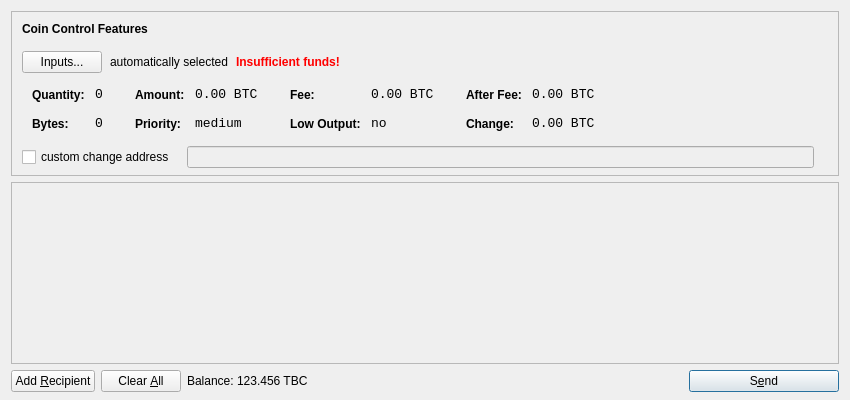
<?xml version="1.0" encoding="UTF-8"?>
<ui version="4.0">
 <class>SendCoinsDialog</class>
 <widget class="QDialog" name="SendCoinsDialog">
  <property name="geometry">
   <rect>
    <x>0</x>
    <y>0</y>
    <width>850</width>
    <height>400</height>
   </rect>
  </property>
  <property name="windowTitle">
   <string>Send Coins</string>
  </property>
  <layout class="QVBoxLayout" name="verticalLayout" stretch="0,1,0">
   <property name="bottomMargin">
    <number>8</number>
   </property>
   <item>
    <widget class="QFrame" name="frameCoinControl">
     <property name="sizePolicy">
      <sizepolicy hsizetype="Expanding" vsizetype="Expanding">
       <horstretch>0</horstretch>
       <verstretch>0</verstretch>
      </sizepolicy>
     </property>
     <property name="maximumSize">
      <size>
       <width>16777215</width>
       <height>16777215</height>
      </size>
     </property>
     <property name="frameShape">
      <enum>QFrame::StyledPanel</enum>
     </property>
     <property name="frameShadow">
      <enum>QFrame::Sunken</enum>
     </property>
     <layout class="QVBoxLayout" name="verticalLayoutCoinControl2">
      <property name="spacing">
       <number>-1</number>
      </property>
      <property name="leftMargin">
       <number>0</number>
      </property>
      <property name="topMargin">
       <number>0</number>
      </property>
      <property name="rightMargin">
       <number>0</number>
      </property>
      <property name="bottomMargin">
       <number>6</number>
      </property>
      <item>
       <layout class="QVBoxLayout" name="verticalLayoutCoinControl" stretch="0,0,0,0,1">
        <property name="spacing">
         <number>0</number>
        </property>
        <property name="leftMargin">
         <number>10</number>
        </property>
        <property name="topMargin">
         <number>10</number>
        </property>
        <item>
         <layout class="QHBoxLayout" name="horizontalLayoutCoinControl1">
          <property name="bottomMargin">
           <number>15</number>
          </property>
          <item>
           <widget class="QLabel" name="labelCoinControlFeatures">
            <property name="sizePolicy">
             <sizepolicy hsizetype="Preferred" vsizetype="Maximum">
              <horstretch>0</horstretch>
              <verstretch>0</verstretch>
             </sizepolicy>
            </property>
            <property name="font">
             <font>
              <weight>75</weight>
              <bold>true</bold>
             </font>
            </property>
            <property name="styleSheet">
             <string notr="true">font-weight:bold;</string>
            </property>
            <property name="text">
             <string>Coin Control Features</string>
            </property>
           </widget>
          </item>
         </layout>
        </item>
        <item>
         <layout class="QHBoxLayout" name="horizontalLayoutCoinControl2" stretch="0,0,0,0">
          <property name="spacing">
           <number>8</number>
          </property>
          <property name="bottomMargin">
           <number>10</number>
          </property>
          <item>
           <widget class="QPushButton" name="pushButtonCoinControl">
            <property name="styleSheet">
             <string notr="true"/>
            </property>
            <property name="text">
             <string>Inputs...</string>
            </property>
           </widget>
          </item>
          <item>
           <widget class="QLabel" name="labelCoinControlAutomaticallySelected">
            <property name="text">
             <string>automatically selected</string>
            </property>
            <property name="margin">
             <number>5</number>
            </property>
           </widget>
          </item>
          <item>
           <widget class="QLabel" name="labelCoinControlInsuffFunds">
            <property name="font">
             <font>
              <weight>75</weight>
              <bold>true</bold>
             </font>
            </property>
            <property name="styleSheet">
             <string notr="true">color:red;font-weight:bold;</string>
            </property>
            <property name="text">
             <string>Insufficient funds!</string>
            </property>
            <property name="margin">
             <number>5</number>
            </property>
           </widget>
          </item>
          <item>
           <spacer name="horizontalSpacerCoinControl">
            <property name="orientation">
             <enum>Qt::Horizontal</enum>
            </property>
            <property name="sizeHint" stdset="0">
             <size>
              <width>40</width>
              <height>1</height>
             </size>
            </property>
           </spacer>
          </item>
         </layout>
        </item>
        <item>
         <widget class="QWidget" name="widgetCoinControl" native="true">
          <property name="sizePolicy">
           <sizepolicy hsizetype="Preferred" vsizetype="Preferred">
            <horstretch>0</horstretch>
            <verstretch>0</verstretch>
           </sizepolicy>
          </property>
          <property name="minimumSize">
           <size>
            <width>0</width>
            <height>0</height>
           </size>
          </property>
          <property name="styleSheet">
           <string notr="true"/>
          </property>
          <layout class="QHBoxLayout" name="horizontalLayoutCoinControl5">
           <property name="margin">
            <number>0</number>
           </property>
           <item>
            <layout class="QHBoxLayout" name="horizontalLayoutCoinControl3" stretch="0,0,0,1">
             <property name="spacing">
              <number>20</number>
             </property>
             <property name="topMargin">
              <number>0</number>
             </property>
             <property name="bottomMargin">
              <number>10</number>
             </property>
             <item>
              <layout class="QFormLayout" name="formLayoutCoinControl1">
               <property name="horizontalSpacing">
                <number>10</number>
               </property>
               <property name="verticalSpacing">
                <number>14</number>
               </property>
               <property name="leftMargin">
                <number>10</number>
               </property>
               <property name="topMargin">
                <number>4</number>
               </property>
               <property name="rightMargin">
                <number>6</number>
               </property>
               <item row="0" column="0">
                <widget class="QLabel" name="labelCoinControlQuantityText">
                 <property name="styleSheet">
                  <string notr="true">font-weight:bold;</string>
                 </property>
                 <property name="text">
                  <string>Quantity:</string>
                 </property>
                 <property name="margin">
                  <number>0</number>
                 </property>
                </widget>
               </item>
               <item row="0" column="1">
                <widget class="QLabel" name="labelCoinControlQuantity">
                 <property name="font">
                  <font>
                   <family>Monospace</family>
                   <pointsize>10</pointsize>
                  </font>
                 </property>
                 <property name="cursor">
                  <cursorShape>IBeamCursor</cursorShape>
                 </property>
                 <property name="contextMenuPolicy">
                  <enum>Qt::ActionsContextMenu</enum>
                 </property>
                 <property name="text">
                  <string notr="true">0</string>
                 </property>
                 <property name="margin">
                  <number>0</number>
                 </property>
                 <property name="textInteractionFlags">
                  <set>Qt::LinksAccessibleByMouse|Qt::TextSelectableByKeyboard|Qt::TextSelectableByMouse</set>
                 </property>
                </widget>
               </item>
               <item row="1" column="0">
                <widget class="QLabel" name="labelCoinControlBytesText">
                 <property name="styleSheet">
                  <string notr="true">font-weight:bold;</string>
                 </property>
                 <property name="text">
                  <string>Bytes:</string>
                 </property>
                </widget>
               </item>
               <item row="1" column="1">
                <widget class="QLabel" name="labelCoinControlBytes">
                 <property name="font">
                  <font>
                   <family>Monospace</family>
                   <pointsize>10</pointsize>
                  </font>
                 </property>
                 <property name="cursor">
                  <cursorShape>IBeamCursor</cursorShape>
                 </property>
                 <property name="contextMenuPolicy">
                  <enum>Qt::ActionsContextMenu</enum>
                 </property>
                 <property name="text">
                  <string notr="true">0</string>
                 </property>
                 <property name="textInteractionFlags">
                  <set>Qt::LinksAccessibleByMouse|Qt::TextSelectableByKeyboard|Qt::TextSelectableByMouse</set>
                 </property>
                </widget>
               </item>
              </layout>
             </item>
             <item>
              <layout class="QFormLayout" name="formLayoutCoinControl2">
               <property name="horizontalSpacing">
                <number>10</number>
               </property>
               <property name="verticalSpacing">
                <number>14</number>
               </property>
               <property name="leftMargin">
                <number>6</number>
               </property>
               <property name="topMargin">
                <number>4</number>
               </property>
               <property name="rightMargin">
                <number>6</number>
               </property>
               <item row="0" column="0">
                <widget class="QLabel" name="labelCoinControlAmountText">
                 <property name="styleSheet">
                  <string notr="true">font-weight:bold;</string>
                 </property>
                 <property name="text">
                  <string>Amount:</string>
                 </property>
                 <property name="margin">
                  <number>0</number>
                 </property>
                </widget>
               </item>
               <item row="0" column="1">
                <widget class="QLabel" name="labelCoinControlAmount">
                 <property name="font">
                  <font>
                   <family>Monospace</family>
                   <pointsize>10</pointsize>
                  </font>
                 </property>
                 <property name="cursor">
                  <cursorShape>IBeamCursor</cursorShape>
                 </property>
                 <property name="contextMenuPolicy">
                  <enum>Qt::ActionsContextMenu</enum>
                 </property>
                 <property name="text">
                  <string notr="true">0.00 BTC</string>
                 </property>
                 <property name="textInteractionFlags">
                  <set>Qt::LinksAccessibleByMouse|Qt::TextSelectableByKeyboard|Qt::TextSelectableByMouse</set>
                 </property>
                </widget>
               </item>
               <item row="1" column="0">
                <widget class="QLabel" name="labelCoinControlPriorityText">
                 <property name="styleSheet">
                  <string notr="true">font-weight:bold;</string>
                 </property>
                 <property name="text">
                  <string>Priority:</string>
                 </property>
                </widget>
               </item>
               <item row="1" column="1">
                <widget class="QLabel" name="labelCoinControlPriority">
                 <property name="font">
                  <font>
                   <family>Monospace</family>
                   <pointsize>10</pointsize>
                  </font>
                 </property>
                 <property name="cursor">
                  <cursorShape>IBeamCursor</cursorShape>
                 </property>
                 <property name="contextMenuPolicy">
                  <enum>Qt::ActionsContextMenu</enum>
                 </property>
                 <property name="text">
                  <string>medium</string>
                 </property>
                 <property name="textInteractionFlags">
                  <set>Qt::LinksAccessibleByMouse|Qt::TextSelectableByKeyboard|Qt::TextSelectableByMouse</set>
                 </property>
                </widget>
               </item>
              </layout>
             </item>
             <item>
              <layout class="QFormLayout" name="formLayoutCoinControl3">
               <property name="horizontalSpacing">
                <number>10</number>
               </property>
               <property name="verticalSpacing">
                <number>14</number>
               </property>
               <property name="leftMargin">
                <number>6</number>
               </property>
               <property name="topMargin">
                <number>4</number>
               </property>
               <property name="rightMargin">
                <number>6</number>
               </property>
               <item row="0" column="0">
                <widget class="QLabel" name="labelCoinControlFeeText">
                 <property name="styleSheet">
                  <string notr="true">font-weight:bold;</string>
                 </property>
                 <property name="text">
                  <string>Fee:</string>
                 </property>
                 <property name="margin">
                  <number>0</number>
                 </property>
                </widget>
               </item>
               <item row="0" column="1">
                <widget class="QLabel" name="labelCoinControlFee">
                 <property name="font">
                  <font>
                   <family>Monospace</family>
                   <pointsize>10</pointsize>
                  </font>
                 </property>
                 <property name="cursor">
                  <cursorShape>IBeamCursor</cursorShape>
                 </property>
                 <property name="contextMenuPolicy">
                  <enum>Qt::ActionsContextMenu</enum>
                 </property>
                 <property name="text">
                  <string notr="true">0.00 BTC</string>
                 </property>
                 <property name="textInteractionFlags">
                  <set>Qt::LinksAccessibleByMouse|Qt::TextSelectableByKeyboard|Qt::TextSelectableByMouse</set>
                 </property>
                </widget>
               </item>
               <item row="1" column="0">
                <widget class="QLabel" name="labelCoinControlLowOutputText">
                 <property name="styleSheet">
                  <string notr="true">font-weight:bold;</string>
                 </property>
                 <property name="text">
                  <string>Low Output:</string>
                 </property>
                </widget>
               </item>
               <item row="1" column="1">
                <widget class="QLabel" name="labelCoinControlLowOutput">
                 <property name="font">
                  <font>
                   <family>Monospace</family>
                   <pointsize>10</pointsize>
                  </font>
                 </property>
                 <property name="cursor">
                  <cursorShape>IBeamCursor</cursorShape>
                 </property>
                 <property name="contextMenuPolicy">
                  <enum>Qt::ActionsContextMenu</enum>
                 </property>
                 <property name="text">
                  <string>no</string>
                 </property>
                 <property name="textInteractionFlags">
                  <set>Qt::LinksAccessibleByMouse|Qt::TextSelectableByKeyboard|Qt::TextSelectableByMouse</set>
                 </property>
                </widget>
               </item>
              </layout>
             </item>
             <item>
              <layout class="QFormLayout" name="formLayoutCoinControl4">
               <property name="horizontalSpacing">
                <number>10</number>
               </property>
               <property name="verticalSpacing">
                <number>14</number>
               </property>
               <property name="leftMargin">
                <number>6</number>
               </property>
               <property name="topMargin">
                <number>4</number>
               </property>
               <property name="rightMargin">
                <number>6</number>
               </property>
               <item row="0" column="0">
                <widget class="QLabel" name="labelCoinControlAfterFeeText">
                 <property name="styleSheet">
                  <string notr="true">font-weight:bold;</string>
                 </property>
                 <property name="text">
                  <string>After Fee:</string>
                 </property>
                 <property name="margin">
                  <number>0</number>
                 </property>
                </widget>
               </item>
               <item row="0" column="1">
                <widget class="QLabel" name="labelCoinControlAfterFee">
                 <property name="font">
                  <font>
                   <family>Monospace</family>
                   <pointsize>10</pointsize>
                  </font>
                 </property>
                 <property name="cursor">
                  <cursorShape>IBeamCursor</cursorShape>
                 </property>
                 <property name="contextMenuPolicy">
                  <enum>Qt::ActionsContextMenu</enum>
                 </property>
                 <property name="text">
                  <string notr="true">0.00 BTC</string>
                 </property>
                 <property name="textInteractionFlags">
                  <set>Qt::LinksAccessibleByMouse|Qt::TextSelectableByKeyboard|Qt::TextSelectableByMouse</set>
                 </property>
                </widget>
               </item>
               <item row="1" column="0">
                <widget class="QLabel" name="labelCoinControlChangeText">
                 <property name="styleSheet">
                  <string notr="true">font-weight:bold;</string>
                 </property>
                 <property name="text">
                  <string>Change:</string>
                 </property>
                </widget>
               </item>
               <item row="1" column="1">
                <widget class="QLabel" name="labelCoinControlChange">
                 <property name="font">
                  <font>
                   <family>Monospace</family>
                   <pointsize>10</pointsize>
                  </font>
                 </property>
                 <property name="cursor">
                  <cursorShape>IBeamCursor</cursorShape>
                 </property>
                 <property name="contextMenuPolicy">
                  <enum>Qt::ActionsContextMenu</enum>
                 </property>
                 <property name="text">
                  <string notr="true">0.00 BTC</string>
                 </property>
                 <property name="textInteractionFlags">
                  <set>Qt::LinksAccessibleByMouse|Qt::TextSelectableByKeyboard|Qt::TextSelectableByMouse</set>
                 </property>
                </widget>
               </item>
              </layout>
             </item>
            </layout>
           </item>
          </layout>
         </widget>
        </item>
        <item>
         <layout class="QHBoxLayout" name="horizontalLayoutCoinControl4" stretch="0,0,0">
          <property name="spacing">
           <number>12</number>
          </property>
          <property name="sizeConstraint">
           <enum>QLayout::SetDefaultConstraint</enum>
          </property>
          <property name="topMargin">
           <number>5</number>
          </property>
          <property name="rightMargin">
           <number>5</number>
          </property>
          <item>
           <widget class="QCheckBox" name="checkBoxCoinControlChange">
            <property name="text">
             <string>custom change address</string>
            </property>
           </widget>
          </item>
          <item>
           <widget class="QLineEdit" name="lineEditCoinControlChange">
            <property name="enabled">
             <bool>false</bool>
            </property>
            <property name="sizePolicy">
             <sizepolicy hsizetype="Expanding" vsizetype="Fixed">
              <horstretch>0</horstretch>
              <verstretch>0</verstretch>
             </sizepolicy>
            </property>
           </widget>
          </item>
          <item>
           <widget class="QLabel" name="labelCoinControlChangeLabel">
            <property name="sizePolicy">
             <sizepolicy hsizetype="Preferred" vsizetype="Expanding">
              <horstretch>0</horstretch>
              <verstretch>0</verstretch>
             </sizepolicy>
            </property>
            <property name="minimumSize">
             <size>
              <width>0</width>
              <height>0</height>
             </size>
            </property>
            <property name="text">
             <string/>
            </property>
            <property name="margin">
             <number>3</number>
            </property>
           </widget>
          </item>
         </layout>
        </item>
        <item>
         <spacer name="verticalSpacerCoinControl">
          <property name="orientation">
           <enum>Qt::Vertical</enum>
          </property>
          <property name="sizeHint" stdset="0">
           <size>
            <width>800</width>
            <height>1</height>
           </size>
          </property>
         </spacer>
        </item>
       </layout>
      </item>
     </layout>
    </widget>
   </item>
   <item>
    <widget class="QScrollArea" name="scrollArea">
     <property name="widgetResizable">
      <bool>true</bool>
     </property>
     <widget class="QWidget" name="scrollAreaWidgetContents">
      <property name="geometry">
       <rect>
        <x>0</x>
        <y>0</y>
        <width>830</width>
        <height>165</height>
       </rect>
      </property>
      <layout class="QVBoxLayout" name="verticalLayout_2">
       <property name="margin">
        <number>0</number>
       </property>
       <item>
        <layout class="QVBoxLayout" name="entries">
         <property name="spacing">
          <number>6</number>
         </property>
        </layout>
       </item>
       <item>
        <spacer name="verticalSpacer">
         <property name="orientation">
          <enum>Qt::Vertical</enum>
         </property>
         <property name="sizeHint" stdset="0">
          <size>
           <width>20</width>
           <height>40</height>
          </size>
         </property>
        </spacer>
       </item>
      </layout>
     </widget>
    </widget>
   </item>
   <item>
    <layout class="QHBoxLayout" name="horizontalLayout">
     <item>
      <widget class="QPushButton" name="addButton">
       <property name="toolTip">
        <string>Send to multiple recipients at once</string>
       </property>
       <property name="text">
        <string>Add &amp;Recipient</string>
       </property>
       <property name="icon">
        <iconset resource="../bitcoin.qrc">
         <normaloff>:/icons/add</normaloff>:/icons/add</iconset>
       </property>
       <property name="autoDefault">
        <bool>false</bool>
       </property>
      </widget>
     </item>
     <item>
      <widget class="QPushButton" name="clearButton">
       <property name="sizePolicy">
        <sizepolicy hsizetype="Minimum" vsizetype="Fixed">
         <horstretch>0</horstretch>
         <verstretch>0</verstretch>
        </sizepolicy>
       </property>
       <property name="toolTip">
        <string>Remove all transaction fields</string>
       </property>
       <property name="text">
        <string>Clear &amp;All</string>
       </property>
       <property name="icon">
        <iconset resource="../bitcoin.qrc">
         <normaloff>:/icons/remove</normaloff>:/icons/remove</iconset>
       </property>
       <property name="autoRepeatDelay">
        <number>300</number>
       </property>
       <property name="autoDefault">
        <bool>false</bool>
       </property>
      </widget>
     </item>
     <item>
      <layout class="QHBoxLayout" name="horizontalLayout_2">
       <property name="spacing">
        <number>3</number>
       </property>
       <item>
        <widget class="QLabel" name="label">
         <property name="text">
          <string>Balance:</string>
         </property>
        </widget>
       </item>
       <item>
        <widget class="QLabel" name="labelBalance">
         <property name="cursor">
          <cursorShape>IBeamCursor</cursorShape>
         </property>
         <property name="text">
          <string>123.456 TBC</string>
         </property>
         <property name="textInteractionFlags">
          <set>Qt::LinksAccessibleByMouse|Qt::TextSelectableByKeyboard|Qt::TextSelectableByMouse</set>
         </property>
        </widget>
       </item>
      </layout>
     </item>
     <item>
      <spacer name="horizontalSpacer">
       <property name="orientation">
        <enum>Qt::Horizontal</enum>
       </property>
       <property name="sizeHint" stdset="0">
        <size>
         <width>40</width>
         <height>20</height>
        </size>
       </property>
      </spacer>
     </item>
     <item>
      <widget class="QPushButton" name="sendButton">
       <property name="minimumSize">
        <size>
         <width>150</width>
         <height>0</height>
        </size>
       </property>
       <property name="toolTip">
        <string>Confirm the send action</string>
       </property>
       <property name="text">
        <string>S&amp;end</string>
       </property>
       <property name="icon">
        <iconset resource="../bitcoin.qrc">
         <normaloff>:/icons/send</normaloff>:/icons/send</iconset>
       </property>
       <property name="default">
        <bool>true</bool>
       </property>
      </widget>
     </item>
    </layout>
   </item>
  </layout>
 </widget>
 <resources>
  <include location="../bitcoin.qrc"/>
 </resources>
 <connections/>
</ui>
